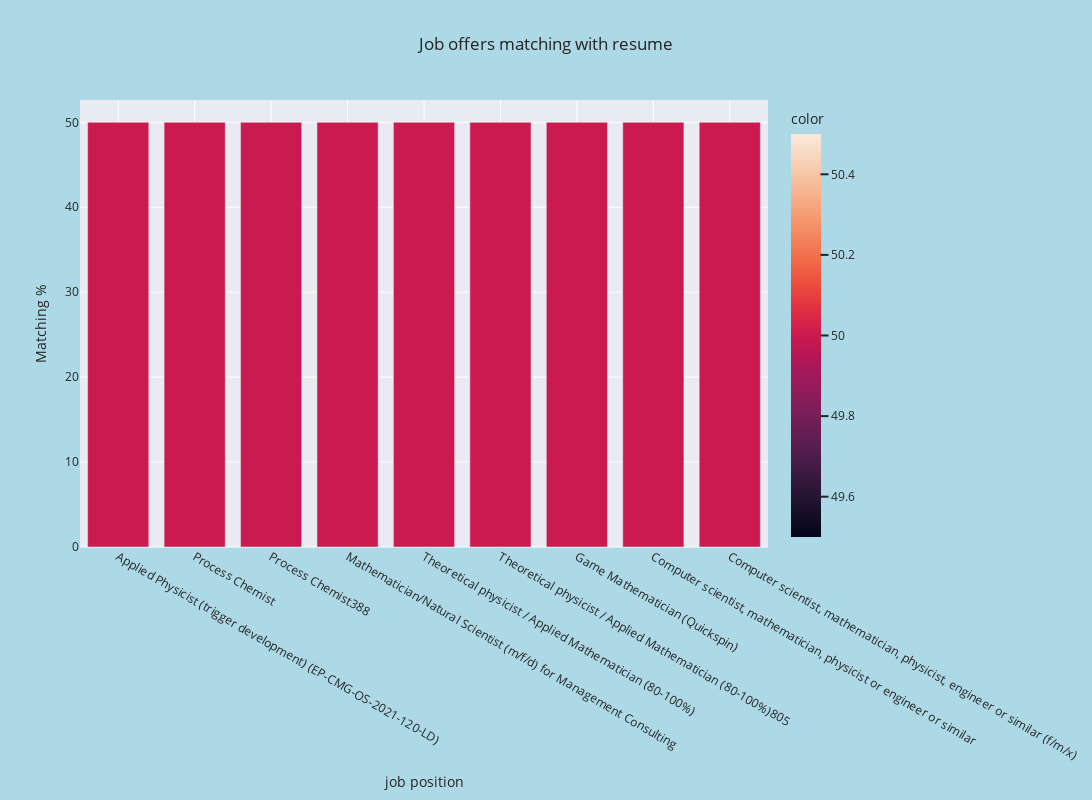

Notebook source saved alongside this figure:
### Code cell
cv_set = skill_list
pct_list = match_skills(JD_set, cv_set, data)
pct_list

### Figure 1 — Plotly figure (JSON) as saved in the notebook; plotly's stock layout.template omitted (floating-point values rounded to 4 significant figures)
{"data": [{"alignmentgroup": "True", "hovertemplate": "job position=%{x}<br>Matching %=%{y}<br>color=%{marker.color}<extra></extra>", "legendgroup": "", "marker": {"color": [50, 50, 50, 50, 50, 50, 50, 50, 50], "coloraxis": "coloraxis", "pattern": {"shape": ""}}, "name": "", "offsetgroup": "", "orientation": "v", "showlegend": false, "textposition": "auto", "type": "bar", "x": ["Applied Physicist (trigger development) (EP-CMG-OS-2021-120-LD)", "Process Chemist", "Process Chemist388", "Mathematician/Natural Scientist (m/f/d) for Management Consulting", "Theoretical physicist / Applied Mathematician (80-100%)", "Theoretical physicist / Applied Mathematician (80-100%)805", "Game Mathematician (Quickspin)", "Computer scientist, mathematician, physicist or engineer or similar", "Computer scientist, mathematician, physicist, engineer or similar (f/m/x)"], "xaxis": "x", "y": [50, 50, 50, 50, 50, 50, 50, 50, 50], "yaxis": "y"}], "layout": {"barmode": "relative", "coloraxis": {"colorbar": {"title": {"text": "color"}}, "colorscale": [[0, "rgb(2,4,25)"], [0.0625, "rgb(24,15,41)"], [0.125, "rgb(47,23,57)"], [0.1875, "rgb(71,28,72)"], [0.25, "rgb(97,30,82)"], [0.3125, "rgb(123,30,89)"], [0.375, "rgb(150,27,91)"], [0.4375, "rgb(177,22,88)"], [0.5, "rgb(203,26,79)"], [0.5625, "rgb(223,47,67)"], [0.625, "rgb(236,76,61)"], [0.6875, "rgb(242,107,73)"], [0.75, "rgb(244,135,95)"], [0.8125, "rgb(245,162,122)"], [0.875, "rgb(246,188,153)"], [0.9375, "rgb(247,212,187)"], [1, "rgb(250,234,220)"]]}, "height": 800, "legend": {"tracegroupgap": 0}, "paper_bgcolor": "lightblue", "title": {"text": "Job offers matching with resume"}, "width": 1200, "xaxis": {"anchor": "y", "autorange": true, "domain": [0, 1], "range": [-0.5, 8.5], "title": {"text": "job position"}, "type": "category"}, "yaxis": {"anchor": "x", "autorange": true, "domain": [0, 1], "range": [0, 52.63], "title": {"text": "Matching %"}, "type": "linear"}}}
